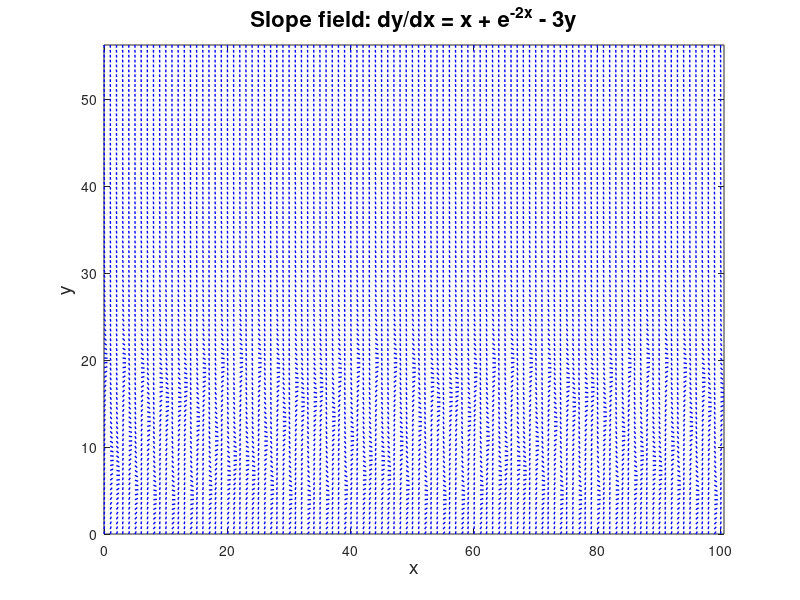

Recreate this plot in MATLAB.
clearvars, close all


%Create the matrix of x and y values
c=(9/16);           %How much "larger" the y axis is compared to x
step = 1     %How many vectors i want, smaller step means more
bo = 100  %bound
[x y] = meshgrid(0:step:bo, 0*c:step*c:bo*c);  %The matrix of values


%Defining the differential equation
%dy = x + exp(-2*x) -(y.*3);
  %dy = x.*exp(-x) + 1 - y;
  %dy = 2*cos(x) + y.*(1/2);
  %dy = y./2 + exp(x./3);
  %dy = y.*(2/3) + (1/3)*exp((-pi.*x)./2);
  %dy= (-2/3).*y + 1 - x./2;
  dy= 3 + 2*cos(x.*2) -y./4;
  dx = ones(size(dy));


%Normalize vectors by the magnitude
L = sqrt(dx.^2 + (dy./c).^2);
ux = dx ./ L;
uy = dy ./ L;


%The plotting part
quiver(x, y, ux, uy, 0.5, 'b','LineWidth',1, 'ShowArrowHead','off');
xlabel('x','FontSize',14)
ylabel('y','FontSize',14)
title('Slope field: dy/dx = x + e^{-2x} - 3y','FontSize',16)
axis tight
  %axis([-10 10 -10*c 10*c])   % fixed ranges


